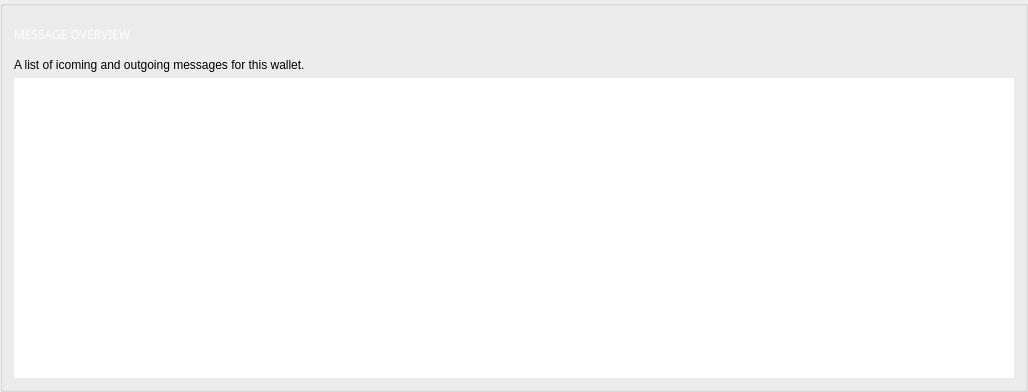
       <widget class="QGroupBox" name="messageBox">
        <property name="styleSheet">
         <string notr="true"/>
        </property>
        <property name="title">
         <string/>
        </property>
        <layout class="QVBoxLayout" name="verticalLayout_5">
         <item>
          <widget class="QLabel" name="title_messageOverview">
           <property name="minimumSize">
            <size>
             <width>300</width>
             <height>35</height>
            </size>
           </property>
           <property name="maximumSize">
            <size>
             <width>300</width>
             <height>35</height>
            </size>
           </property>
           <property name="font">
            <font>
             <family>Poppins</family>
            </font>
           </property>
           <property name="styleSheet">
            <string notr="true">color: #fff;
background: transparent;


border: none;
text-align: left;
</string>
           </property>
           <property name="text">
            <string>MESSAGE OVERVIEW</string>
           </property>
           <property name="textFormat">
            <enum>Qt::AutoText</enum>
           </property>
          </widget>
         </item>
         <item>
          <widget class="QLabel" name="label_4">
           <property name="text">
            <string>A list of icoming and outgoing messages for this wallet. </string>
           </property>
          </widget>
         </item>
         <item>
          <widget class="QTreeView" name="m_messagesView">
           <property name="minimumSize">
            <size>
             <width>1000</width>
             <height>300</height>
            </size>
           </property>
           <property name="maximumSize">
            <size>
             <width>16777215</width>
             <height>16777215</height>
            </size>
           </property>
           <property name="font">
            <font>
             <family>Poppins</family>
            </font>
           </property>
           <property name="styleSheet">
            <string notr="true">/* This style is handled automatically by EditableStyle.cpp */</string>
           </property>
           <property name="frameShape">
            <enum>QFrame::NoFrame</enum>
           </property>
           <property name="frameShadow">
            <enum>QFrame::Plain</enum>
           </property>
           <property name="sizeAdjustPolicy">
            <enum>QAbstractScrollArea::AdjustIgnored</enum>
           </property>
           <property name="editTriggers">
            <set>QAbstractItemView::AnyKeyPressed|QAbstractItemView::CurrentChanged|QAbstractItemView::EditKeyPressed|QAbstractItemView::SelectedClicked</set>
           </property>
           <property name="alternatingRowColors">
            <bool>true</bool>
           </property>
           <property name="rootIsDecorated">
            <bool>false</bool>
           </property>
           <property name="uniformRowHeights">
            <bool>true</bool>
           </property>
           <property name="itemsExpandable">
            <bool>true</bool>
           </property>
           <property name="sortingEnabled">
            <bool>false</bool>
           </property>
           <attribute name="headerCascadingSectionResizes">
            <bool>true</bool>
           </attribute>
           <attribute name="headerShowSortIndicator" stdset="0">
            <bool>false</bool>
           </attribute>
          </widget>
         </item>
        </layout>
       </widget>
